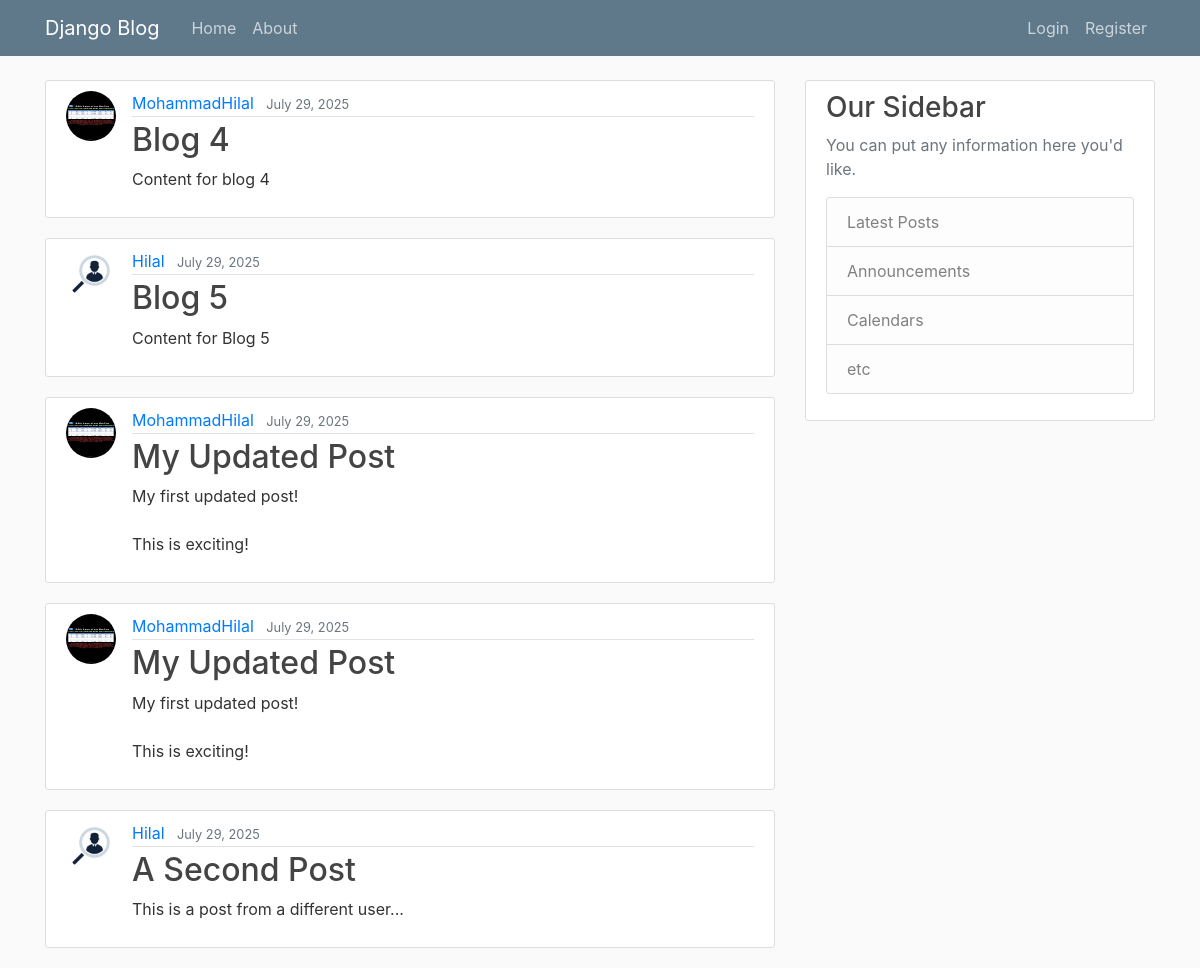
The app's page /, older data.
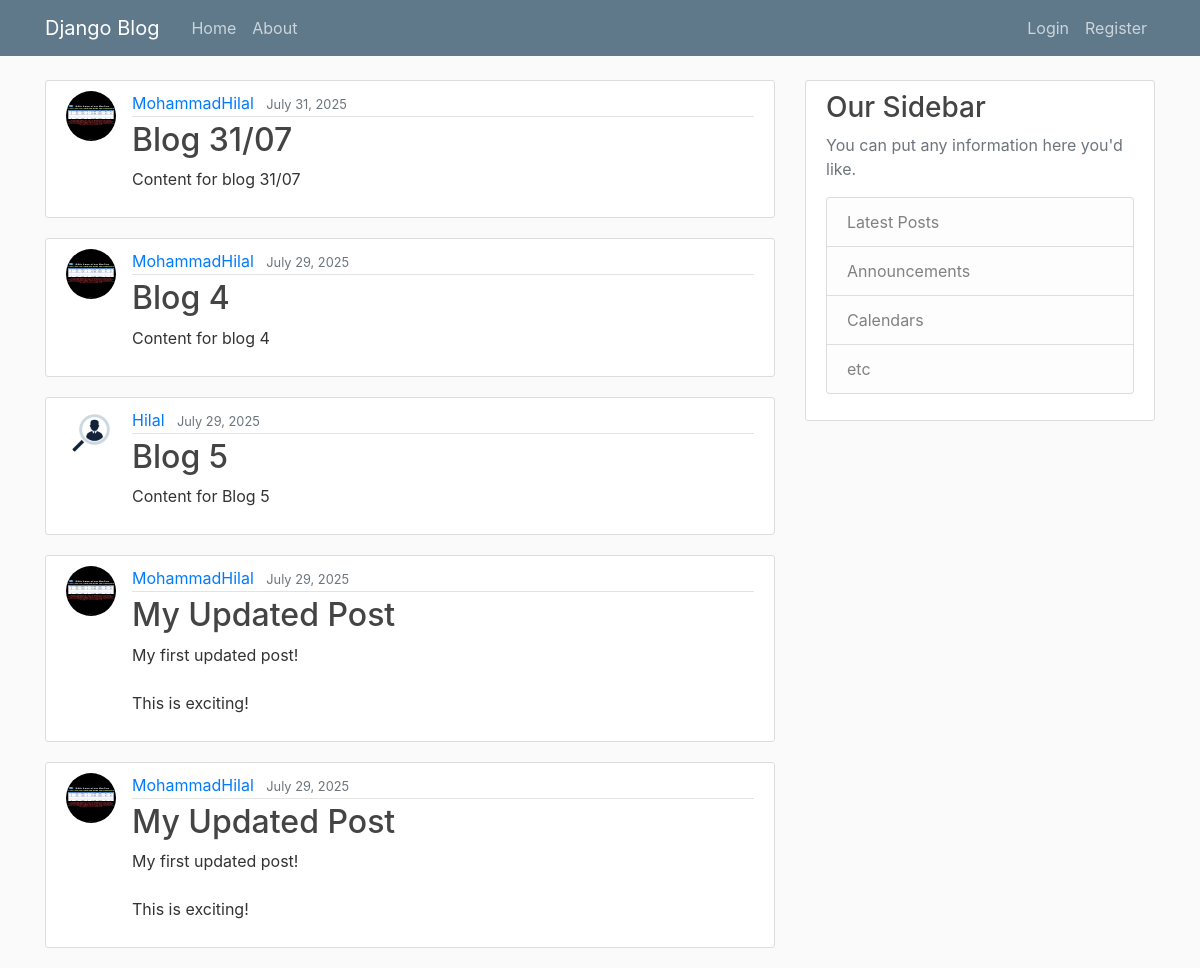
The same page, newer data.
### blog/models.py (models this page shows, shortened)
class Post(models.Model):
    title = models.CharField(max_length=200)
    content = models.TextField()
    date_posted = models.DateField(default=timezone.now)
    author = models.ForeignKey(User, on_delete=models.CASCADE)

### users/models.py (models this page shows, shortened)
class Profile(models.Model):
    user = models.OneToOneField(User, on_delete=models.CASCADE)
    image = models.ImageField(default='default.jpg', upload_to='profile_pics')

### blog/views.py (the view)
# urls.py: path("", PostListview.as_view(), name="blog-home"),
class PostListview(ListView):
    model = Post
    template_name = "blog/home.html"
    context_object_name = "posts"
    paginate_by = 5
    def get_queryset(self):
        query = self.request.GET.get('q')
        if query:
            return Post.objects.filter(title__icontains=query).order_by('-date_posted')
        return Post.objects.all().order_by('-date_posted')
    def get_context_data(self, **kwargs):
        context = super().get_context_data(**kwargs)
        context['query'] = self.request.GET.get('q', '')
        return context

### blog/templates/blog/home.html (shortened to what this page needs)
{%extends "blog/base.html"%}
{% block content %}
    {% for post in posts %}
        <article class="media content-section">
          <img class="rounded-circle article-img" src="{{ post.author.profile.image.url }}" alt="Author Image" style="width: 50px; height: 50px;">
          <div class="media-body">
            <div class="article-metadata">
              <a class="mr-2" href="#">{{ post.author }}</a>
              <small class="text-muted">{{ post.date_posted|date:"F d, Y"}}</small>
            </div>
            <h2><a class="article-title" href="{% url 'post-detail' post.id %}">{{ post.title }}</a></h2>
            <p class="article-content">{{ post.content }}</p>
          </div>
        </article>
    {% endfor %}
{% endblock content%}

### blog/templates/blog/base.html (shortened to what this page needs)
{% load static %}
<!DOCTYPE html>
<html lang="English">
    <head>
        <link rel="stylesheet" href="https://cdn.jsdelivr.net/npm/bootstrap@4.0.0/dist/css/bootstrap.min.css">
        <link rel="stylesheet" type="text/css" href="{% static 'blog/main.css' %}">
    </head>
    <body>
        <header class="site-header">
        <nav class="navbar navbar-expand-md navbar-dark bg-steel fixed-top">
            <div class="container">
                <a class="navbar-brand mr-4" href="{% url 'blog-home' %}">Django Blog</a>
                <div class="collapse navbar-collapse" id="navbarToggle">
                    <div class="navbar-nav mr-auto">
                        <a class="nav-item nav-link" href="{% url 'blog-home' %}">Home</a>
                        <a class="nav-item nav-link" href="{% url 'blog-about' %}">About</a>
                    </div>
                    <div class="navbar-nav">
                        {% if user.is_authenticated %}
                        <a class="nav-item nav-link" href="{% url 'post-create' %}">New Post</a>
                            <a class="nav-item nav-link" href="{% url 'profile' %}">Profile</a>
                            <form method="POST" action="{% url 'logout' %}" class="form-inline">
                                {% csrf_token %}
                                <button class="nav-item nav-link btn btn-link" type="submit">Logout</button>
                            </form>
                        {% else %}
                            <a class="nav-item nav-link" href="{% url 'login' %}">Login</a>
                            <a class="nav-item nav-link" href="{% url 'register' %}">Register</a>
                        {% endif %}
                    </div>
                </div>
            </div>
        </nav>
        </header>
        <main role="main" class="container">
        <div class="row">
            <div class="col-md-8">
            {% block content %}{% endblock %}
            </div>
            <div class="col-md-4">
            <div class="content-section">
                <h3>Our Sidebar</h3>
                <p class='text-muted'>You can put any information here you'd like.
                <ul class="list-group">
                    <li class="list-group-item list-group-item-light">Latest Posts</li>
                    <li class="list-group-item list-group-item-light">Announcements</li>
                    <li class="list-group-item list-group-item-light">Calendars</li>
                    <li class="list-group-item list-group-item-light">etc</li>
                </ul>
                </p>
            </div>
            </div>
        </div>
        </main>
    </body>
</html>

### blog/static/blog/main.css (style rules this page uses)
body { background: #fafafa; color: #333333; margin-top: 5rem; }
h1, h2, h3, h4, h5, h6 { color: #444444; }
ul { margin: 0; }
.bg-steel { background-color: #5f788a; }
.site-header .navbar-nav .nav-link { color: #cbd5db; }
.content-section { background: #ffffff; padding: 10px 20px; border: 1px solid #dddddd; border-radius: 3px; margin-bottom: 20px; }
.article-title { color: #444444; }
.article-content { white-space: pre-line; }
.article-img { height: 65px; width: 65px; margin-right: 16px; }
.article-metadata { padding-bottom: 1px; margin-bottom: 4px; border-bottom: 1px solid #e3e3e3 }

Row changes from the older to the newer data that the page shows:
no longer on this page (row unchanged): Post: author.profile.image (placeholder picture), author "Hilal", date_posted "July 29, 2025", title "A Second Post", content "This is a post from a different user..."
added Post: author.profile.image (picture), author "MohammadHilal", date_posted "July 31, 2025", title "Blog 31/07", content "Content for blog 31/07"
